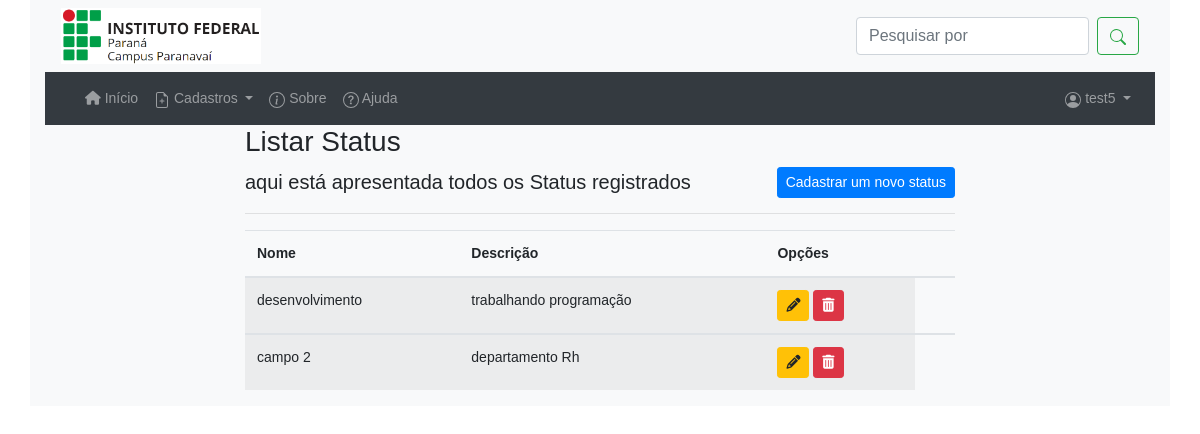
The page /listar/status/ (signed in) on the database as committed earlier.
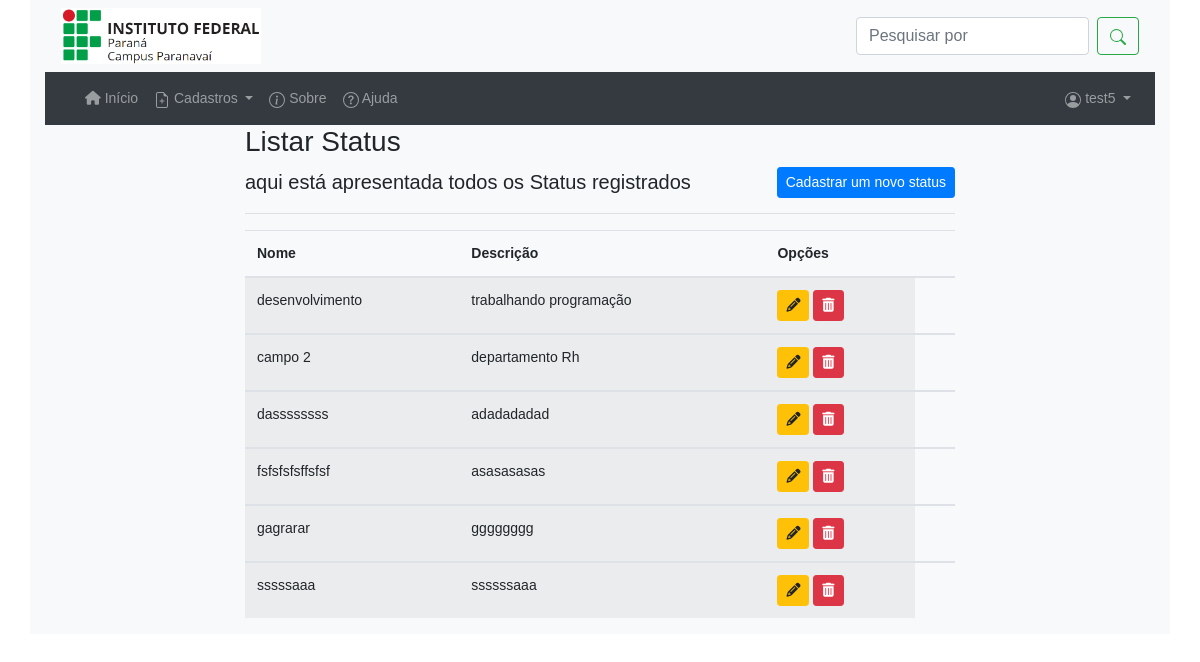
The same page on the database as committed later.
### cadastros/models.py (models this page shows, shortened)
class Status(models.Model):
    descricao = models.CharField(max_length=150, verbose_name="Descrição")
    nome = models.CharField(max_length=50)

### cadastros/views.py (the view)
# urls.py: path('listar/status/', StatusList.as_view(), name='listar-status'),
class StatusList(LoginRequiredMixin, ListView):
    login_url = reverse_lazy("login")
    model = Status
    template_name = 'cadastros/lista/status.html'
    def get_context_data(self, *args, **kwargs):
        context = super().get_context_data(*args, **kwargs)
        context["titulo"] = "Listar Status"
        return context

### cadastros/templates/cadastros/lista/status.html (shortened to what this page needs)
{% extends 'paginas/modelo.html' %}
{% load static %}
{% block conteudo %}
<div class="container col-8">
    <h3>{{ titulo }}</h3>
    <a href="{% url 'cadastrar-status' %}" class="btn btn-primary btn-sm float-right">Cadastrar um novo status</a>
    <p class="lead">aqui está apresentada todos os Status registrados</p>
    <hr>
    <div class="table responsive">
        <table class="table table-striped" id="tabela-status">
            <thead>
                <tr>
                    <th>Nome</th>
                    <th>Descrição</th>
                    <th>Opções</th>
                    <th></th>
                </tr>
            </thead>
            {% for status in object_list %}
            <tbody>
                <tr>
                    <td>{{status.nome}}</td>
                    <td>{{status.descricao}}</td>
                    <td>
                        <a href="{% url 'editar-status' status.pk %}" class="btn btn-warning btn-sm" title="Editar">
                            <i class="fa fa-pencil" aria-hidden="true"></i>
                        </a>
                        <a href="{% url 'deletar-status' status.pk %}" class="btn btn-danger btn-sm" title="Excluir">
                            <i class="fa fa-trash" aria-hidden="true"></i>
                        </a>
                    </td>
                </tr>
                {% empty %}
                <td colspan="3">Nenhum campo registrado.</td>
                {% endfor %}
            </tbody>
        </table>
    </div>
</div>
{% endblock %}

Rows that differ between the two databases and show on the page:
added Status: nome "dassssssss", descricao "adadadadad"
added Status: nome "fsfsfsfsffsfsf", descricao "asasasasas"
added Status: nome "gagrarar", descricao "gggggggg"
added Status: nome "sssssaaa", descricao "ssssssaaa"
